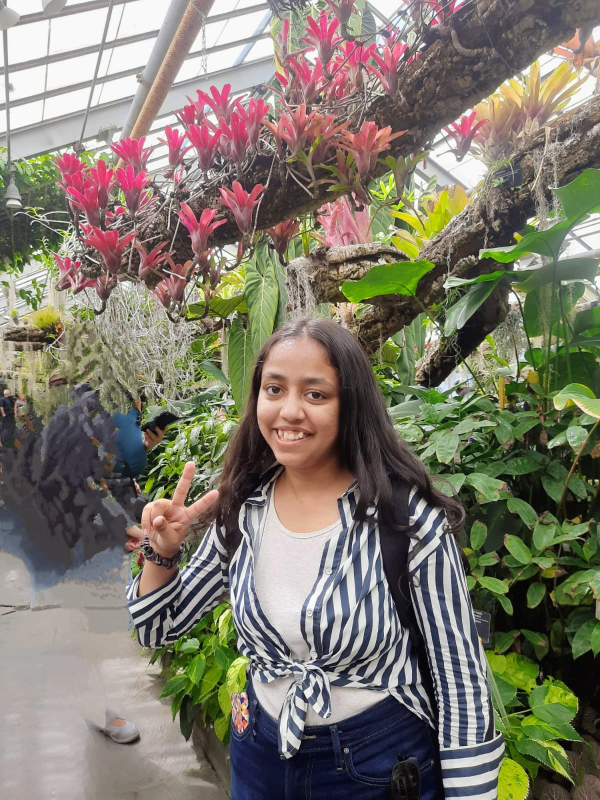
#> input picture assets/img/Pr2_copy.jpeg, 1200 x 1600 px, found by its file name (shown at 1/2 size)
$ python generate_portrait_gif.py
#> lines starting #> are read from the running program, lines starting #| are printed output that depends on the picture
#!/usr/bin/env python3
"""
generate_portrait_gif.py
────────────────────────
Generates an animated GIF that transitions from your real photo
to the stylized pixel-grid portrait graphic.

The animation has 3 phases:
  1. Hold on original photo (8 frames)
  2. Transition: photo gradually pixelates and gets colorized (16 frames)
  3. Hold on pixel graphic (8 frames)
  Then loops back.

Usage:
    python generate_portrait_gif.py
    python generate_portrait_gif.py --photo assets/img/profile.jpg
    python generate_portrait_gif.py --style indigo --cols 60
    python generate_portrait_gif.py --speed fast   # fast / normal / slow

Output:
    assets/img/portrait.gif  (drop-in replacement for portrait.svg in HTML)
"""

import argparse
import math
from pathlib import Path

try:
    from PIL import Image, ImageDraw, ImageEnhance, ImageFilter, ImageOps
    import numpy as np
except ImportError:
    print("Install dependencies: pip install pillow numpy")
    raise

# ── Paths ──────────────────────────────────────────────────────────────────────
ROOT        = Path(__file__).parent
DEFAULT_IN  = ROOT / "assets" / "img" / "pr2_copy.jpeg"
DEFAULT_OUT = ROOT / "assets" / "img" / "portrait.gif"

# ── Palettes (same as generate_portrait.py) ────────────────────────────────────
PALETTES = {
    "indigo": {
        "tones": ["#1a1535", "#5b3fa0", "#9b7fd4", "#e8e0f5"],
        "bg":    "#f9f7ff",
    },
    "warm": {
        "tones": ["#1c1812", "#b85c38", "#e8a87c", "#f5e8d8"],
        "bg":    "#f7f3ec",
    },
    "mono": {
        "tones": ["#111111", "#555555", "#aaaaaa", "#eeeeee"],
        "bg":    "#fafafa",
    },
    "ocean": {
        "tones": ["#0d2137", "#1a5f7a", "#4fa3c2", "#d6eef8"],
        "bg":    "#f0f8ff",
    },
}

SPEEDS = {
    "fast":   {"hold": 6,  "transition": 12, "frame_ms": 60},
    "normal": {"hold": 10, "transition": 18, "frame_ms": 80},
    "slow":   {"hold": 14, "transition": 24, "frame_ms": 100},
}


def hex_to_rgb(h: str) -> tuple:
    h = h.lstrip("#")
    return tuple(int(h[i:i+2], 16) for i in (0, 2, 4))


def load_and_crop(path: Path, target_w: int, target_h: int) -> Image.Image:
    """Load photo, centre-crop to target ratio, resize."""
#> called with target_w = 560, target_h = 728
    img = Image.open(path).convert("RGB")
#> img is the input picture: PIL image 1200x1600 RGB; mean R, G, B 126.5, 121.6, 107.9
    w, h = img.size
#> w = 1200; h = 1600
    ratio = target_w / target_h
    if w / h > ratio:
        new_w = int(h * ratio)
        img = img.crop(((w - new_w) // 2, 0, (w + new_w) // 2, h))
    else:
        new_h = int(w / ratio)
#> new_h = 1560
        img = img.crop((0, (h - new_h) // 2, w, (h + new_h) // 2))
#> img: PIL image 1200x1560 RGB
    return img.resize((target_w, target_h), Image.LANCZOS)


def build_pixel_image(photo: Image.Image, palette: dict,
                      cell_cols: int, cell_size: int, gap: int) -> Image.Image:
    """
    Render the posterized pixel-grid version as a PIL Image
    (same look as the SVG but as raster).
    """
#> called with cell_cols = 70, cell_size = 7, gap = 1
    cell_rows = int(cell_cols * (photo.height / photo.width))
#> cell_rows = 91
    thumb = photo.resize((cell_cols, cell_rows), Image.LANCZOS).convert("L")
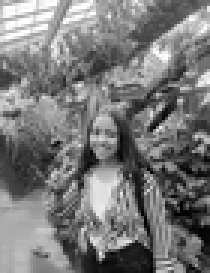
#> thumb: PIL image 70x91 L (shown 3 times larger); min 0, max 255, mean 121.3
    thumb = ImageEnhance.Contrast(thumb).enhance(1.6)
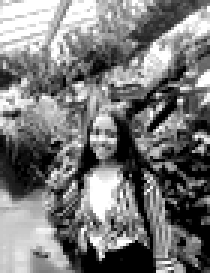
#> thumb: PIL image 70x91 L (shown 3 times larger); min 0, max 255, mean 121.3
    thumb = ImageOps.autocontrast(thumb, cutoff=3)

    arr = np.array(thumb, dtype=np.float32) / 255.0
    tone = np.zeros_like(arr, dtype=np.uint8)
    tone[arr >= 0.25] = 1
    tone[arr >= 0.55] = 2
    tone[arr >= 0.80] = 3

    colors = [hex_to_rgb(c) for c in palette["tones"]]
    bg     = hex_to_rgb(palette["bg"])

    out_w = cell_cols * (cell_size + gap)
    out_h = cell_rows  * (cell_size + gap)
#> out_h = 728
    img = Image.new("RGB", (out_w, out_h), bg)
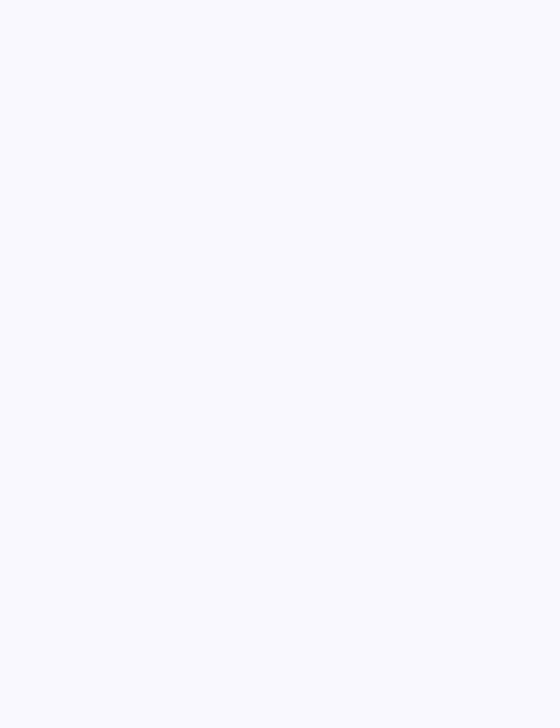
#> img: PIL image 560x728 RGB; mean R, G, B 249, 247, 255
    draw = ImageDraw.Draw(img)

    for r in range(cell_rows):
        for c in range(cell_cols):
            color = colors[tone[r, c]]
            x = c * (cell_size + gap)
            y = r * (cell_size + gap)
            draw.rectangle([x, y, x + cell_size - 1, y + cell_size - 1], fill=color)

    return img


def blend(img_a: Image.Image, img_b: Image.Image, t: float) -> Image.Image:
    """Linear crossfade between two same-size images. t=0→a, t=1→b."""
    return Image.blend(img_a, img_b, t)


def pixelate_step(photo: Image.Image, t: float, cell_cols: int) -> Image.Image:
    """
    Progressive pixelation effect. t=0→crisp original, t=1→blocky.
    Uses shrink+grow to create real pixel blocks.
    """
    # Interpolate between full-res and very low res
    min_res = max(cell_cols, 20)
    res = int(photo.width - (photo.width - min_res) * t)
    res = max(res, min_res)
    small = photo.resize((res, int(res * photo.height / photo.width)), Image.BILINEAR)
    blocky = small.resize(photo.size, Image.NEAREST)
    return blocky


def easing(t: float) -> float:
    """Smooth ease-in-out (cubic)."""
    return t * t * (3 - 2 * t)


def generate_gif(
    photo_path: Path,
    out_path: Path,
    style: str = "indigo",
    cell_cols: int = 70,
    cell_size: int = 7,
    gap: int = 1,
    speed: str = "normal",
):
    timing = SPEEDS[speed]
    palette = PALETTES[style]
    colors_rgb = [hex_to_rgb(c) for c in palette["tones"]]
    bg_rgb = hex_to_rgb(palette["bg"])

    print(f"\n  Generating portrait GIF")
    print(f"  ├─ Photo:  {photo_path}")
    print(f"  ├─ Style:  {style}  Speed: {speed}")
    print(f"  └─ Output: {out_path}\n")

    # ── Build pixel version ────────────────────────────────────────────────────
    print("  Building pixel graphic…")
    cell_rows = int(cell_cols * 1.3)
    out_w = cell_cols * (cell_size + gap)
    out_h = cell_rows  * (cell_size + gap)

    photo_orig = load_and_crop(photo_path, out_w, out_h)
    pixel_img  = build_pixel_image(photo_orig, palette, cell_cols, cell_size, gap)
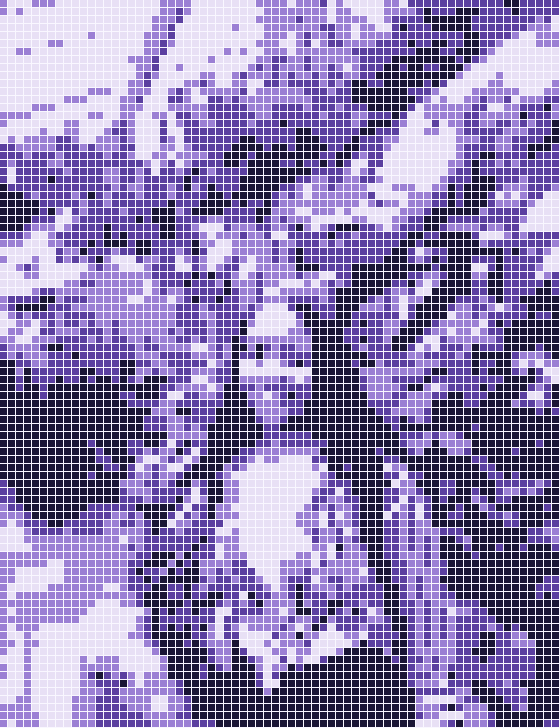
#> pixel_img: PIL image 560x728 RGB; mean R, G, B 145.8, 131.8, 180.7

    # ── Apply subtle contrast boost to photo for better look ──────────────────
    photo_display = ImageEnhance.Contrast(photo_orig).enhance(1.15)
    photo_display = ImageEnhance.Brightness(photo_display).enhance(1.05)
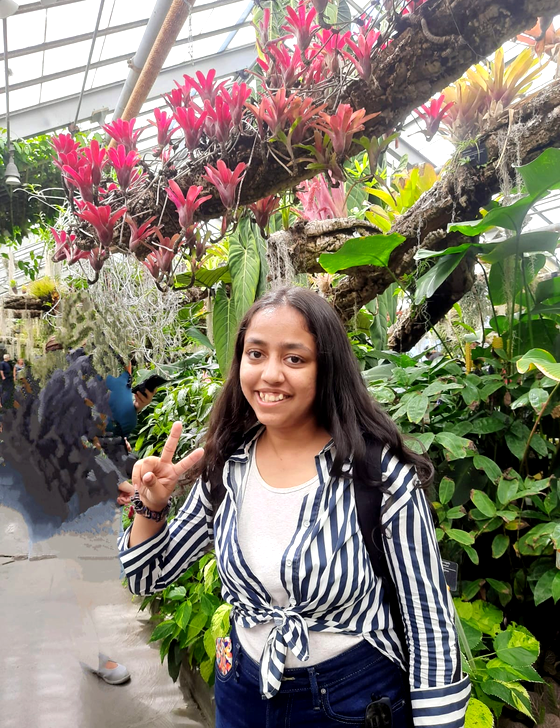
#> photo_display: PIL image 560x728 RGB; mean R, G, B 131.5, 125.7, 109.1

    # ── Build frames ───────────────────────────────────────────────────────────
    print("  Rendering frames…")
    frames = []
    durations = []
    ms = timing["frame_ms"]

    n_hold       = timing["hold"]
    n_transition = timing["transition"]

    # Phase 1: hold on photo
    for _ in range(n_hold):
        frames.append(photo_display.copy())
        durations.append(ms)
#> after the loop, durations = [80, 80, 80, 80, 80, 80, 80, 80, 80, 80]; frames = 10 items

    # Phase 2: transition photo → pixel
    for i in range(n_transition):
        t = easing(i / (n_transition - 1))

        # Pixelation increases
        pixelated = pixelate_step(photo_display, t * 0.85, cell_cols)

        # Crossfade to colorized pixel grid
        blended = blend(pixelated, pixel_img, t)

        frames.append(blended)
        durations.append(ms)
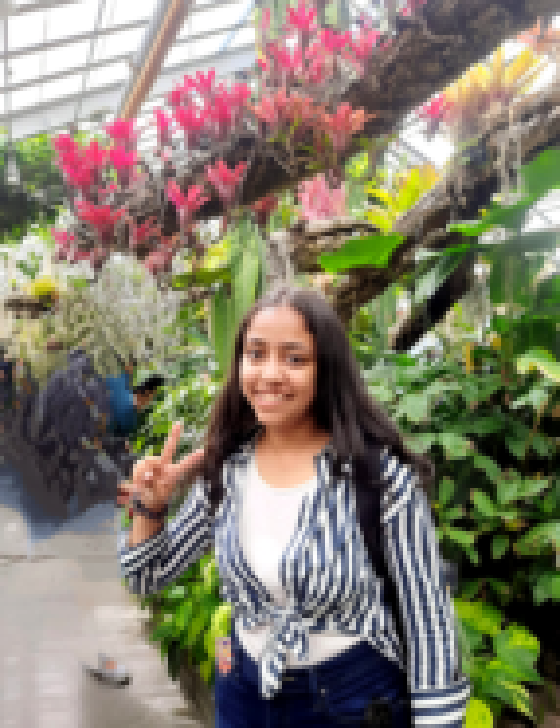
#> pixelated: PIL image 560x728 RGB; mean R, G, B 131.5, 125.7, 109.1
#> after the loop, durations = 28 values from 80 to 80; frames = 28 items

    # Phase 3: hold on pixel graphic
    for _ in range(n_hold):
        frames.append(pixel_img.copy())
        durations.append(ms)
#> after the loop, durations = 38 values from 80 to 80; frames = 38 items

    # Phase 4: transition pixel → photo (reverse)
    for i in range(n_transition):
        t = easing(i / (n_transition - 1))
        pixelated = pixelate_step(photo_display, (1 - t) * 0.85, cell_cols)
        blended = blend(pixel_img, pixelated, t)
        frames.append(blended)
        durations.append(ms)
#> after the loop, durations = 56 values from 80 to 80; frames = 56 items

    # ── Save GIF ───────────────────────────────────────────────────────────────
    print(f"  Saving {len(frames)} frames → {out_path}")
#|   Saving 56 frames → assets/img/portrait.gif
    out_path.parent.mkdir(parents=True, exist_ok=True)

    # Convert to palette mode for smaller file size
    palette_frames = []
    for f in frames:
        palette_frames.append(f.convert("P", palette=Image.ADAPTIVE, colors=128))
#> this loop made 56 passes
#> after the loop, palette_frames = 56 items

    palette_frames[0].save(
        out_path,
        save_all=True,
        append_images=palette_frames[1:],
        duration=durations,
        loop=0,
        optimize=True,
    )
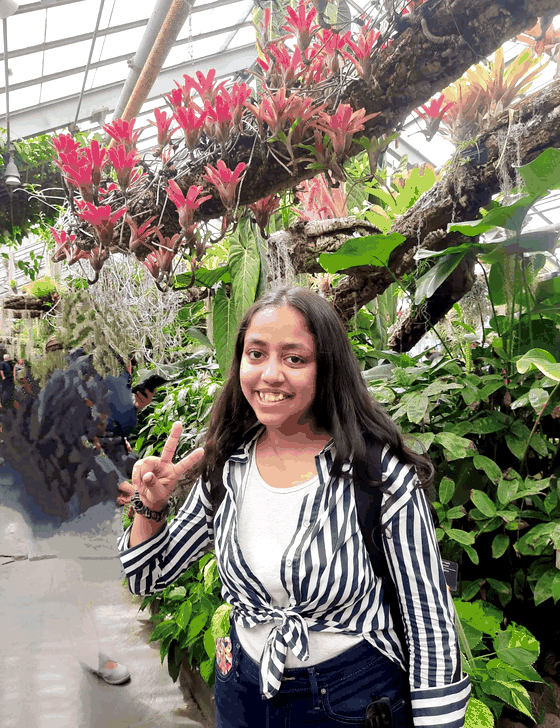
#> saved as portrait.gif: PIL image 560x728 P; mean R, G, B 130.7, 125.3, 110.2

#> (the run stopped early here; a loop or call above may not have finished)
